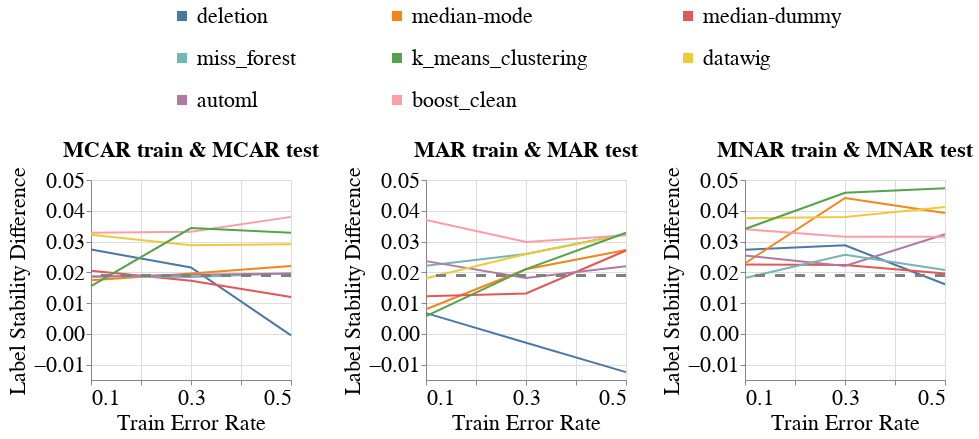

Write notebook code for a chart like this one.
### Code cell
create_exp2_line_bands_for_no_shift(dataset_name=DATASET_NAME,
                                    model_name='mlp_clf',
                                    metric_name='Label_Stability_Difference',
                                    db_client=db_client,
                                    group=SENSITIVE_ATTR_FOR_DISPARITY_METRICS,
                                    with_band=False)

### Figure 1 — Vega-Lite specification as saved in the notebook (floating-point values rounded to 4 significant figures; data arrays with more than 128 entries replaced by an {"elided": "..."} marker saying what was removed)
{"config": {"view": {"continuousWidth": 400, "continuousHeight": 300}, "axis": {"labelFontSize": 22, "labelFontWeight": "normal", "titleFontSize": 22, "titleFontWeight": "normal"}, "legend": {"columns": 3, "direction": "horizontal", "labelFontSize": 22, "labelLimit": 400, "orient": "top", "symbolOffset": 80, "symbolStrokeWidth": 10, "titleAnchor": "middle", "titleFontSize": 22, "titleLimit": 300}, "title": {"fontSize": 22}}, "hconcat": [{"layer": [{"data": {"name": "data-15c8e27ea13bba1f114d6e6cfd836523"}, "mark": "line", "encoding": {"color": {"field": "Null_Imputer_Name", "sort": ["deletion", "median-mode", "median-dummy", "miss_forest", "k_means_clustering", "datawig", "automl", "boost_clean"], "title": null, "type": "nominal"}, "x": {"axis": {"labelExpr": "(datum.value == 0.1) || (datum.value == 0.3) || (datum.value == 0.5) ? datum.label : ''"}, "field": "Train_Error_Rate", "scale": {"nice": false}, "title": "Train Error Rate", "type": "quantitative"}, "y": {"aggregate": "mean", "field": "Metric_Value", "scale": {"zero": false}, "title": "Label Stability Difference", "type": "quantitative"}}}, {"data": {"name": "data-a8a24c850ba9e72dd2f94e53eb4afbdf"}, "mark": {"type": "rule", "strokeDash": [10, 10]}, "encoding": {"color": {"value": "grey"}, "size": {"value": 3}, "y": {"field": "Baseline_Mean", "type": "quantitative"}}}], "height": 200, "title": {"text": "MCAR train & MCAR test", "fontSize": 22}, "width": 200}, {"layer": [{"data": {"name": "data-feceb56c2abeca0c77ee2070ee54624d"}, "mark": "line", "encoding": {"color": {"field": "Null_Imputer_Name", "sort": ["deletion", "median-mode", "median-dummy", "miss_forest", "k_means_clustering", "datawig", "automl", "boost_clean"], "title": null, "type": "nominal"}, "x": {"axis": {"labelExpr": "(datum.value == 0.1) || (datum.value == 0.3) || (datum.value == 0.5) ? datum.label : ''"}, "field": "Train_Error_Rate", "scale": {"nice": false}, "title": "Train Error Rate", "type": "quantitative"}, "y": {"aggregate": "mean", "field": "Metric_Value", "scale": {"zero": false}, "title": "Label Stability Difference", "type": "quantitative"}}}, {"data": {"name": "data-a8a24c850ba9e72dd2f94e53eb4afbdf"}, "mark": {"type": "rule", "strokeDash": [10, 10]}, "encoding": {"color": {"value": "grey"}, "size": {"value": 3}, "y": {"field": "Baseline_Mean", "type": "quantitative"}}}], "height": 200, "title": {"text": "MAR train & MAR test", "fontSize": 22}, "width": 200}, {"layer": [{"data": {"name": "data-899d44df3965db13b987cc27fd4b72a2"}, "mark": "line", "encoding": {"color": {"field": "Null_Imputer_Name", "sort": ["deletion", "median-mode", "median-dummy", "miss_forest", "k_means_clustering", "datawig", "automl", "boost_clean"], "title": null, "type": "nominal"}, "x": {"axis": {"labelExpr": "(datum.value == 0.1) || (datum.value == 0.3) || (datum.value == 0.5) ? datum.label : ''"}, "field": "Train_Error_Rate", "scale": {"nice": false}, "title": "Train Error Rate", "type": "quantitative"}, "y": {"aggregate": "mean", "field": "Metric_Value", "scale": {"zero": false}, "title": "Label Stability Difference", "type": "quantitative"}}}, {"data": {"name": "data-a8a24c850ba9e72dd2f94e53eb4afbdf"}, "mark": {"type": "rule", "strokeDash": [10, 10]}, "encoding": {"color": {"value": "grey"}, "size": {"value": 3}, "y": {"field": "Baseline_Mean", "type": "quantitative"}}}], "height": 200, "title": {"text": "MNAR train & MNAR test", "fontSize": 22}, "width": 200}], "resolve": {"scale": {"y": "shared"}}, "$schema": "https://vega.github.io/schema/vega-lite/v4.17.0.json", "datasets": {"data-15c8e27ea13bba1f114d6e6cfd836523": {"elided": "144 records"}, "data-a8a24c850ba9e72dd2f94e53eb4afbdf": [{"Baseline_Mean": 0.01897}], "data-feceb56c2abeca0c77ee2070ee54624d": {"elided": "144 records"}, "data-899d44df3965db13b987cc27fd4b72a2": {"elided": "144 records"}}}
